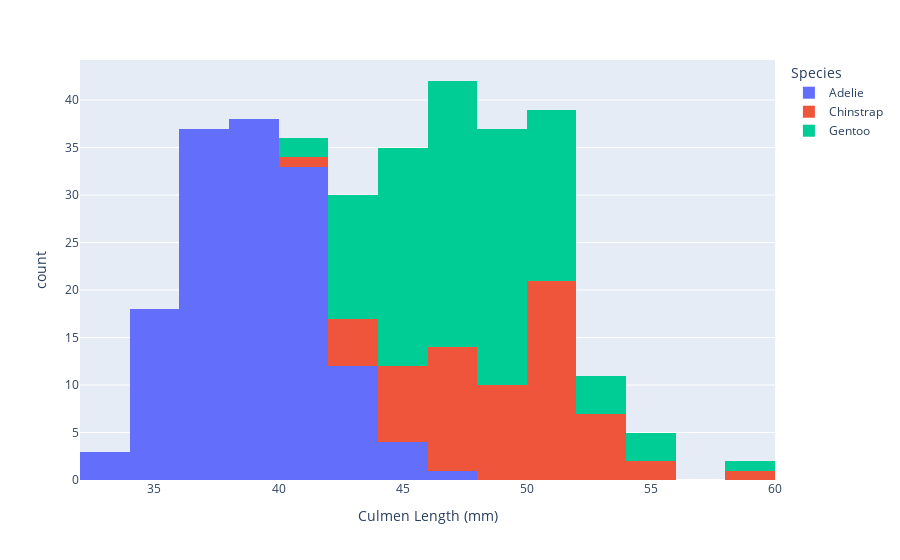

The notebook cell saved with this chart:
### Code cell
px.histogram(df,x='Culmen Length (mm)',color='Species')

### Figure 1 — Plotly figure (JSON) as saved in the notebook; plotly's stock layout.template omitted (floating-point values rounded to 4 significant figures; data arrays with more than 128 entries replaced by an {"elided": "..."} marker saying what was removed)
{"data": [{"alignmentgroup": "True", "bingroup": "x", "hovertemplate": "Species=Adelie<br>Culmen Length (mm)=%{x}<br>count=%{y}<extra></extra>", "legendgroup": "Adelie", "marker": {"color": "#636efa", "pattern": {"shape": ""}}, "name": "Adelie", "offsetgroup": "Adelie", "orientation": "v", "showlegend": true, "type": "histogram", "x": {"elided": "146 float values"}, "xaxis": "x", "yaxis": "y"}, {"alignmentgroup": "True", "bingroup": "x", "hovertemplate": "Species=Chinstrap<br>Culmen Length (mm)=%{x}<br>count=%{y}<extra></extra>", "legendgroup": "Chinstrap", "marker": {"color": "#EF553B", "pattern": {"shape": ""}}, "name": "Chinstrap", "offsetgroup": "Chinstrap", "orientation": "v", "showlegend": true, "type": "histogram", "x": [46.5, 50, 51.3, 45.4, 52.7, 45.2, 46.1, 51.3, 46, 51.3, 46.6, 51.7, 47, 52, 45.9, 50.5, 50.3, 58, 46.4, 49.2, 42.4, 48.5, 43.2, 50.6, 46.7, 52, 50.5, 49.5, 46.4, 52.8, 40.9, 54.2, 42.5, 51, 49.7, 47.5, 47.6, 52, 46.9, 53.5, 49, 46.2, 50.9, 45.5, 50.9, 50.8, 50.1, 49, 51.5, 49.8, 48.1, 51.4, 45.7, 50.7, 42.5, 52.2, 45.2, 49.3, 50.2, 45.6, 51.9, 46.8, 45.7, 55.8, 43.5, 49.6, 50.8, 50.2], "xaxis": "x", "yaxis": "y"}, {"alignmentgroup": "True", "bingroup": "x", "hovertemplate": "Species=Gentoo<br>Culmen Length (mm)=%{x}<br>count=%{y}<extra></extra>", "legendgroup": "Gentoo", "marker": {"color": "#00cc96", "pattern": {"shape": ""}}, "name": "Gentoo", "offsetgroup": "Gentoo", "orientation": "v", "showlegend": true, "type": "histogram", "x": [46.1, 50, 48.7, 50, 47.6, 46.5, 45.4, 46.7, 43.3, 46.8, 40.9, 49, 45.5, 48.4, 45.8, 49.3, 42, 49.2, 46.2, 48.7, 50.2, 45.1, 46.5, 46.3, 42.9, 46.1, 47.8, 48.2, 50, 47.3, 42.8, 45.1, 59.6, 49.1, 48.4, 42.6, 44.4, 44, 48.7, 42.7, 49.6, 45.3, 49.6, 50.5, 43.6, 45.5, 50.5, 44.9, 45.2, 46.6, 48.5, 45.1, 50.1, 46.5, 45, 43.8, 45.5, 43.2, 50.4, 45.3, 46.2, 45.7, 54.3, 45.8, 49.8, 49.5, 43.5, 50.7, 47.7, 46.4, 48.2, 46.5, 46.4, 48.6, 47.5, 51.1, 45.2, 45.2, 49.1, 52.5, 47.4, 50, 44.9, 50.8, 43.4, 51.3, 47.5, 52.1, 47.5, 52.2, 45.5, 49.5, 44.5, 50.8, 49.4, 46.9, 48.4, 51.1, 48.5, 55.9, 47.2, 49.1, 46.8, 41.7, 53.4, 43.3, 48.1, 50.5, 49.8, 43.5, 51.5, 46.2, 55.1, 48.8, 47.2, 46.8, 50.4, 45.2, 49.9], "xaxis": "x", "yaxis": "y"}], "layout": {"barmode": "relative", "legend": {"title": {"text": "Species"}, "tracegroupgap": 0}, "margin": {"t": 60}, "xaxis": {"anchor": "y", "domain": [0, 1], "title": {"text": "Culmen Length (mm)"}}, "yaxis": {"anchor": "x", "domain": [0, 1], "title": {"text": "count"}}}}
